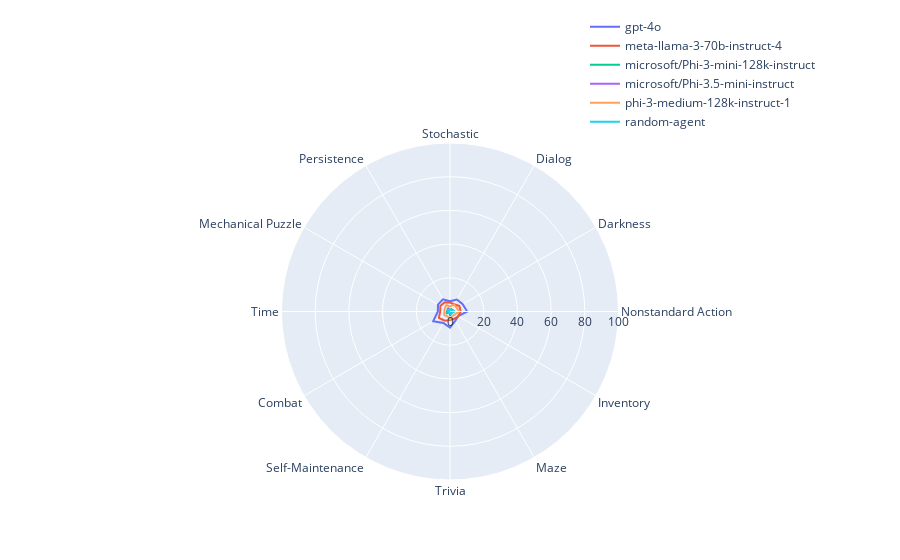

Write notebook code for a chart like this one.
### Code cell
# Using plotly build radar chart for each binary feature: "Stochastic", "Dialog", "Darkness", "Nonstandard Action", "Inventory"
import plotly.express as px
import plotly.graph_objects as go


fig = px.line_polar(radar_df,
                    r="score",
                    theta="feature",
                    line_group="model",
                    color="model",
                    line_close=True,
                    #template="plotly_dark",
                    title="Max Normalized Score per Criteria",)
fig.update_layout(polar=dict(radialaxis=dict(range=[0, 100])))

# Move legend to the bottom left
fig.update_layout(legend=dict(
    orientation="v",
    yanchor="bottom",
    y=1.02,
    xanchor="right",
    x=1
))
# Hide title
fig.update_layout(title="")
# Hide legen title
fig.update_layout(legend_title="")
# Change figure size to be
fig.write_image("radar_chart.png", width=1600, height=1600)
fig.show()

fig.update_layout(polar=dict(radialaxis=dict(range=[0, 14])))
# Save image to disk
fig.write_image("radar_chart_zoom.png", width=800, height=800)

### Figure 1 — Plotly figure (JSON) as saved in the notebook; plotly's stock layout.template omitted (floating-point values rounded to 4 significant figures)
{"data": [{"hovertemplate": "model=gpt-4o<br>score=%{r}<br>feature=%{theta}<extra></extra>", "legendgroup": "gpt-4o", "line": {"color": "#636efa", "dash": "solid"}, "marker": {"symbol": "circle"}, "mode": "lines", "name": "gpt-4o", "r": [6.067, 8.221, 8.693, 10.21, 5.53, 6.353, 9.524, 7.887, 11.49, 7.203, 8.244, 8.336, 6.067], "showlegend": true, "subplot": "polar", "theta": ["Stochastic", "Dialog", "Darkness", "Nonstandard Action", "Inventory", "Maze", "Trivia", "Self-Maintenance", "Combat", "Time", "Mechanical Puzzle", "Persistence", "Stochastic"], "type": "scatterpolar"}, {"hovertemplate": "model=meta-llama-3-70b-instruct-4<br>score=%{r}<br>feature=%{theta}<extra></extra>", "legendgroup": "meta-llama-3-70b-instruct-4", "line": {"color": "#EF553B", "dash": "solid"}, "marker": {"symbol": "circle"}, "mode": "lines", "name": "meta-llama-3-70b-instruct-4", "r": [5.3, 4.966, 6.459, 6.36, 5.638, 5.02, 5.081, 6.299, 7.591, 5.819, 6.63, 6.334, 5.3], "showlegend": true, "subplot": "polar", "theta": ["Stochastic", "Dialog", "Darkness", "Nonstandard Action", "Inventory", "Maze", "Trivia", "Self-Maintenance", "Combat", "Time", "Mechanical Puzzle", "Persistence", "Stochastic"], "type": "scatterpolar"}, {"hovertemplate": "model=microsoft/Phi-3-mini-128k-instruct<br>score=%{r}<br>feature=%{theta}<extra></extra>", "legendgroup": "microsoft/Phi-3-mini-128k-instruct", "line": {"color": "#00cc96", "dash": "solid"}, "marker": {"symbol": "circle"}, "mode": "lines", "name": "microsoft/Phi-3-mini-128k-instruct", "r": [0.8236, 1.649, 1.666, 2.647, 1.139, 0.7932, 2.736, 0.4545, 2.452, 1.878, 1.613, 2.384, 0.8236], "showlegend": true, "subplot": "polar", "theta": ["Stochastic", "Dialog", "Darkness", "Nonstandard Action", "Inventory", "Maze", "Trivia", "Self-Maintenance", "Combat", "Time", "Mechanical Puzzle", "Persistence", "Stochastic"], "type": "scatterpolar"}, {"hovertemplate": "model=microsoft/Phi-3.5-mini-instruct<br>score=%{r}<br>feature=%{theta}<extra></extra>", "legendgroup": "microsoft/Phi-3.5-mini-instruct", "line": {"color": "#ab63fa", "dash": "solid"}, "marker": {"symbol": "circle"}, "mode": "lines", "name": "microsoft/Phi-3.5-mini-instruct", "r": [0.8856, 0.9008, 1.597, 1.18, 1.129, 0.9481, 1.295, 0.1042, 1.601, 1.182, 1.552, 1.532, 0.8856], "showlegend": true, "subplot": "polar", "theta": ["Stochastic", "Dialog", "Darkness", "Nonstandard Action", "Inventory", "Maze", "Trivia", "Self-Maintenance", "Combat", "Time", "Mechanical Puzzle", "Persistence", "Stochastic"], "type": "scatterpolar"}, {"hovertemplate": "model=phi-3-medium-128k-instruct-1<br>score=%{r}<br>feature=%{theta}<extra></extra>", "legendgroup": "phi-3-medium-128k-instruct-1", "line": {"color": "#FFA15A", "dash": "solid"}, "marker": {"symbol": "circle"}, "mode": "lines", "name": "phi-3-medium-128k-instruct-1", "r": [2.918, 4.731, 4.548, 5.477, 3.405, 3.046, 4.521, 3.235, 3.965, 3.335, 3.608, 4.361, 2.918], "showlegend": true, "subplot": "polar", "theta": ["Stochastic", "Dialog", "Darkness", "Nonstandard Action", "Inventory", "Maze", "Trivia", "Self-Maintenance", "Combat", "Time", "Mechanical Puzzle", "Persistence", "Stochastic"], "type": "scatterpolar"}, {"hovertemplate": "model=random-agent<br>score=%{r}<br>feature=%{theta}<extra></extra>", "legendgroup": "random-agent", "line": {"color": "#19d3f3", "dash": "solid"}, "marker": {"symbol": "circle"}, "mode": "lines", "name": "random-agent", "r": [1.26, 0.8968, 1.56, 2.002, 1.638, 1.578, 0.6324, 0.1577, 1.589, 0.8899, 1.362, 1.03, 1.26], "showlegend": true, "subplot": "polar", "theta": ["Stochastic", "Dialog", "Darkness", "Nonstandard Action", "Inventory", "Maze", "Trivia", "Self-Maintenance", "Combat", "Time", "Mechanical Puzzle", "Persistence", "Stochastic"], "type": "scatterpolar"}], "layout": {"legend": {"orientation": "v", "title": {"text": ""}, "tracegroupgap": 0, "x": 1, "xanchor": "right", "y": 1.02, "yanchor": "bottom"}, "polar": {"angularaxis": {"direction": "clockwise", "rotation": 90}, "domain": {"x": [0, 1], "y": [0, 1]}, "radialaxis": {"range": [0, 100]}}, "title": {"text": ""}}}
